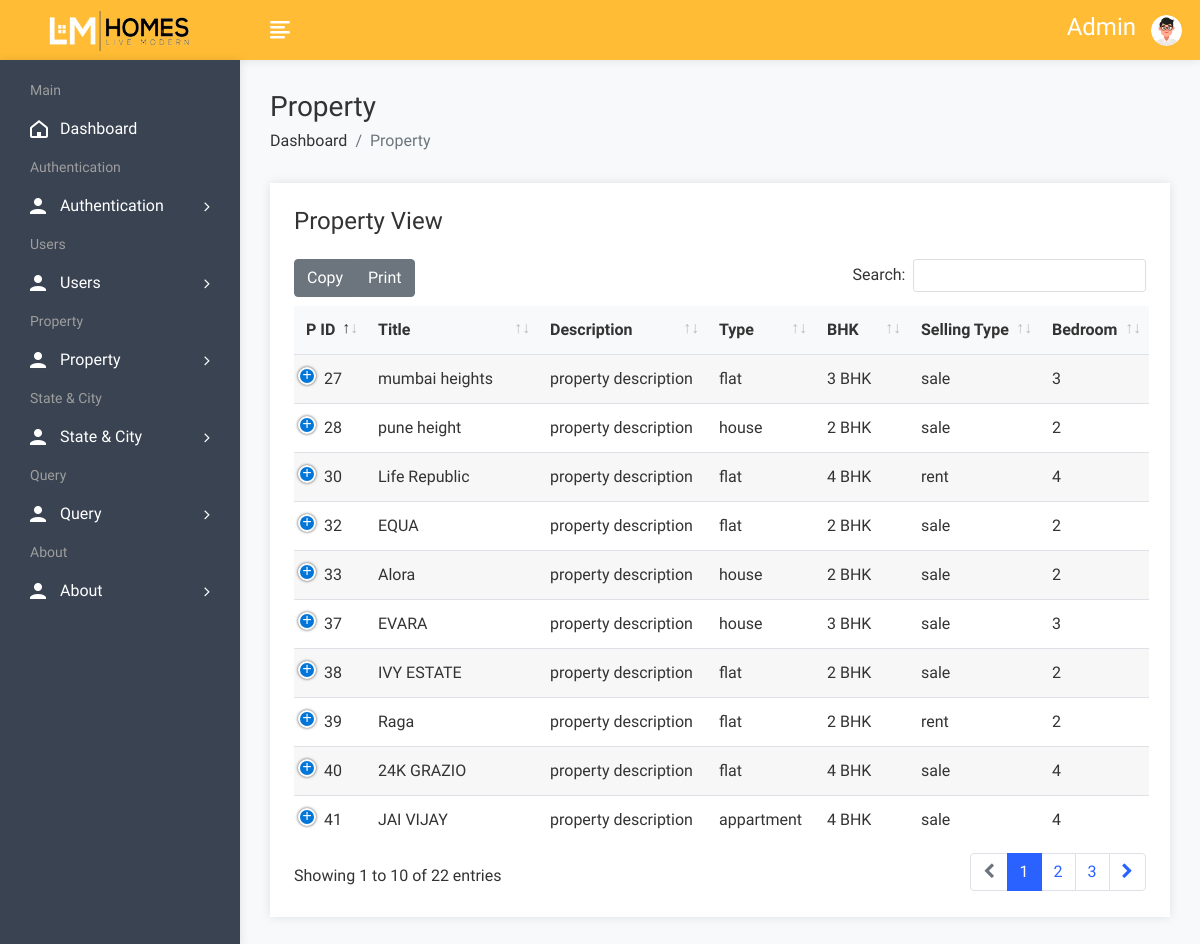
Page /admin/propertyview.php (signed in) on the committed database.
### tables this page shows
CREATE TABLE `property` (
  `pid` int(50) NOT NULL,
  `title` varchar(200) NOT NULL,
  `pcontent` longtext NOT NULL,
  `type` varchar(100) NOT NULL,
  `bhk` varchar(50) NOT NULL,
  `stype` varchar(100) NOT NULL,
  `bedroom` int(50) NOT NULL,
  `bathroom` int(50) NOT NULL,
  `balcony` int(50) NOT NULL,
  `kitchen` int(50) NOT NULL,
  `hall` int(50) NOT NULL,
  `floor` varchar(50) NOT NULL,
  `size` int(50) NOT NULL,
  `price` int(50) NOT NULL,
  `location` varchar(200) NOT NULL,
  `city` varchar(100) NOT NULL,
  `state` varchar(100) NOT NULL,
  `feature` longtext NOT NULL,
  `pimage` varchar(300) NOT NULL,
  `pimage1` varchar(300) NOT NULL,
  `pimage2` varchar(300) NOT NULL,
  `pimage3` varchar(300) NOT NULL,
  `pimage4` varchar(300) NOT NULL,
  `uid` int(50) NOT NULL,
  `status` varchar(50) NOT NULL,
  `totalfloor` varchar(50) NOT NULL,
  `date` datetime NOT NULL DEFAULT current_timestamp() ON UPDATE current_timestamp()
);

### admin/propertyview.php (the view, shortened to what this page needs)
<!DOCTYPE html>
<html lang="en">
<head>
        <link rel="stylesheet" href="assets/css/bootstrap.min.css">
        <link rel="stylesheet" href="assets/css/font-awesome.min.css">
        <link rel="stylesheet" href="assets/css/feathericon.min.css">
		<link rel="stylesheet" href="assets/plugins/datatables/dataTables.bootstrap4.min.css">
		<link rel="stylesheet" href="assets/plugins/datatables/responsive.bootstrap4.min.css">
		<link rel="stylesheet" href="assets/plugins/datatables/select.bootstrap4.min.css">
		<link rel="stylesheet" href="assets/plugins/datatables/buttons.bootstrap4.min.css">
        <link rel="stylesheet" href="assets/css/style.css">
    </head>
    <body>
				<?php include("header.php"); ?>
            <div class="page-wrapper">
                <div class="content container-fluid">
					<div class="page-header">
						<div class="row">
							<div class="col">
								<h3 class="page-title">Property</h3>
								<ul class="breadcrumb">
									<li class="breadcrumb-item"><a href="dashboard.php">Dashboard</a></li>
									<li class="breadcrumb-item active">Property</li>
								</ul>
							</div>
						</div>
					</div>
					<div class="row">
                            <div class="col-12">
                                <div class="card">
                                    <div class="card-body">
                                        <h4 class="header-title mt-0 mb-4">Property View</h4>
                                        <table id="datatable-buttons" class="table table-striped dt-responsive nowrap">
                                            <thead>
                                                <tr>
                                                    <th>P ID</th>
                                                    <th>Title</th>
                                                    <th>Description</th>
                                                    <th>Type</th>
                                                    <th>BHK</th>
                                                    <th>Selling Type</th>
													<th>Bedroom</th>
                                                </tr>
                                            </thead>
                                            <tbody>
												<?php
													$query=mysqli_query($con,"select * from property");
													while($row=mysqli_fetch_row($query))
													{
												?>
                                                <tr>
                                                    <td><?php echo $row['0']; ?></td>
                                                    <td><?php echo $row['1']; ?></td>
                                                    <td><?php echo "property description"; ?></td>
                                                    <td><?php echo $row['3']; ?></td>
                                                    <td><?php echo $row['4']; ?></td>
                                                    <td><?php echo $row['5']; ?></td>
                                                    <td><?php echo $row['6']; ?></td>
                                                </tr>
                                               <?php
												}
												?>
                                            </tbody>
                                        </table>
                                    </div>
                                </div>
                            </div>
                        </div>
				</div>
			</div>
    </body>
</html>

### admin/header.php (shortened to what this page needs)
<div class="header">
              <div class="header-left">
                  <a href="dashboard.php" class="logo">
				<img src="assets/img/logo.png" alt="Logo">
			</a>
              </div>
		<a href="javascript:void(0);" id="toggle_btn">
			<i class="fe fe-text-align-left"></i>
		</a>
		<ul class="nav user-menu">
			<h4 style="color:white;margin-top:13px;text-transform:capitalize;"><?php echo $_SESSION['auser'];?></h4>
			<li class="nav-item dropdown app-dropdown">
				<a href="#" class="dropdown-toggle nav-link" data-toggle="dropdown">
					<span class="user-img"><img class="rounded-circle" src="assets/img/profiles/avatar-01.png" width="31" alt="Ryan Taylor"></span>
				</a>
			</li>
		</ul>
          </div>
          <div class="sidebar" id="sidebar">
              <div class="sidebar-inner slimscroll">
			<div id="sidebar-menu" class="sidebar-menu">
				<ul>
					<li class="menu-title">
						<span>Main</span>
					</li>
					<li>
						<a href="dashboard.php"><i class="fe fe-home"></i> <span>Dashboard</span></a>
					</li>
					<li class="menu-title">
						<span>Authentication</span>
					</li>
					<li class="submenu">
						<a href="#"><i class="fe fe-user"></i> <span> Authentication </span> <span class="menu-arrow"></span></a>
					</li>
					<li class="menu-title">
						<span>Users</span>
					</li>
					<li class="submenu">
						<a href="#"><i class="fe fe-user"></i> <span> Users </span> <span class="menu-arrow"></span></a>
					</li>
					<li class="menu-title">
						<span>Property</span>
					</li>
					<li class="submenu">
						<a href="#"><i class="fe fe-user"></i> <span> Property</span> <span class="menu-arrow"></span></a>
					</li>
					<li class="menu-title">
						<span>State & City</span>
					</li>
					<li class="submenu">
						<a href="#"><i class="fe fe-user"></i> <span>State & City</span> <span class="menu-arrow"></span></a>
					</li>
					<li class="menu-title">
						<span>Query</span>
					</li>
					<li class="submenu">
						<a href="#"><i class="fe fe-user"></i> <span> Query </span> <span class="menu-arrow"></span></a>
					</li>
					<li class="menu-title">
						<span>About</span>
					</li>
					<li class="submenu">
						<a href="#"><i class="fe fe-user"></i> <span> About </span> <span class="menu-arrow"></span></a>
					</li>
				</ul>
			</div>
              </div>
          </div>

### rows in the picture
property: pid "27", title "mumbai heights", type "flat", bhk "3 BHK", stype "sale", bedroom "3"
property: pid "28", title "pune height", type "house", bhk "2 BHK", stype "sale", bedroom "2"
property: pid "30", title "Life Republic", type "flat", bhk "4 BHK", stype "rent", bedroom "4"
property: pid "32", title "EQUA", type "flat", bhk "2 BHK", stype "sale", bedroom "2"
property: pid "33", title "Alora", type "house", bhk "2 BHK", stype "sale", bedroom "2"
property: pid "37", title "EVARA", type "house", bhk "3 BHK", stype "sale", bedroom "3"
property: pid "38", title "IVY ESTATE", type "flat", bhk "2 BHK", stype "sale", bedroom "2"
property: pid "39", title "Raga", type "flat", bhk "2 BHK", stype "rent", bedroom "2"
property: pid "40", title "24K GRAZIO", type "flat", bhk "4 BHK", stype "sale", bedroom "4"
property: pid "41", title "JAI VIJAY", type "appartment", bhk "4 BHK", stype "sale", bedroom "4"

### other values in the picture
$_SESSION['auser'] "Admin"
